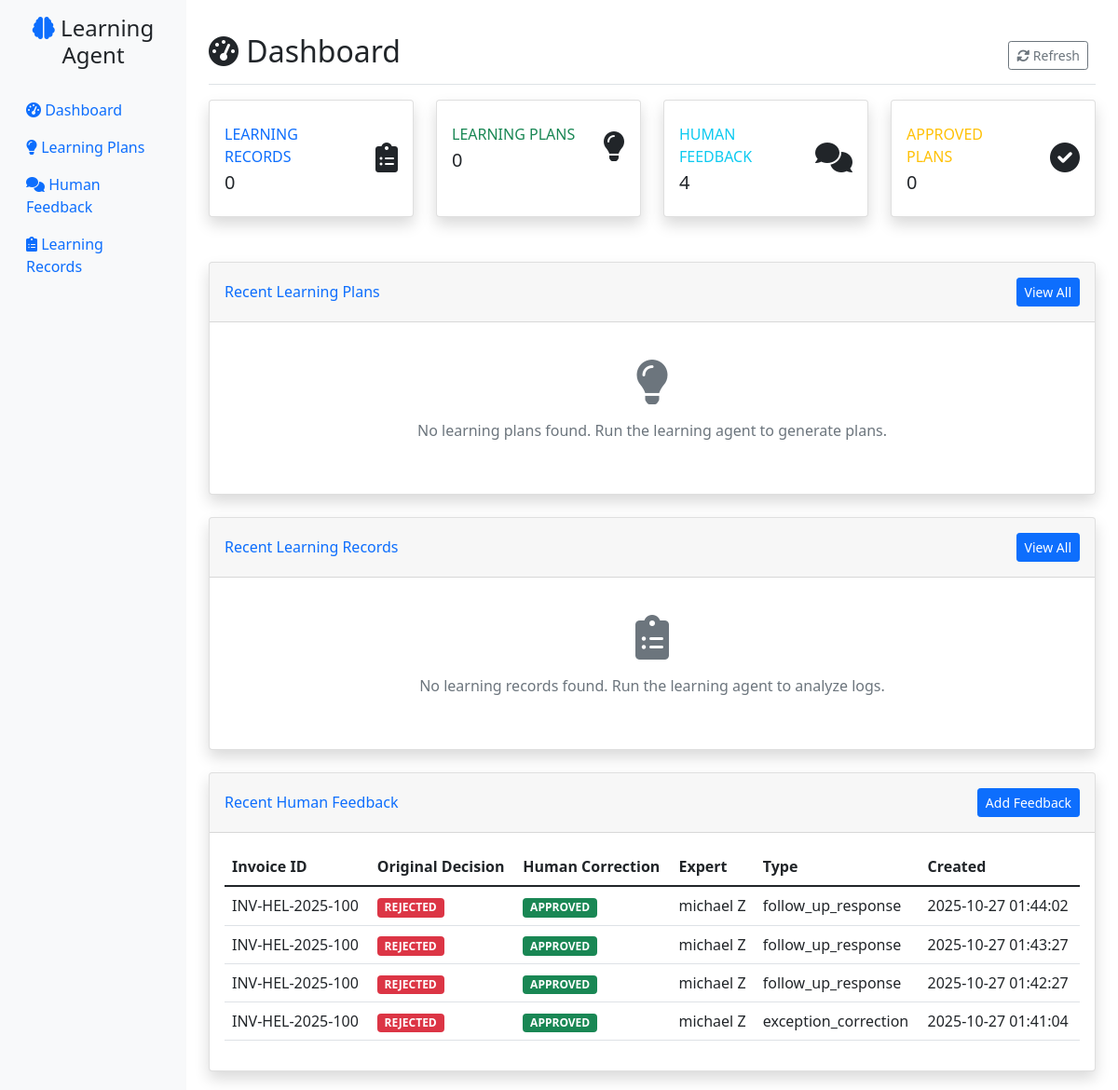
Before: / with the older database file.
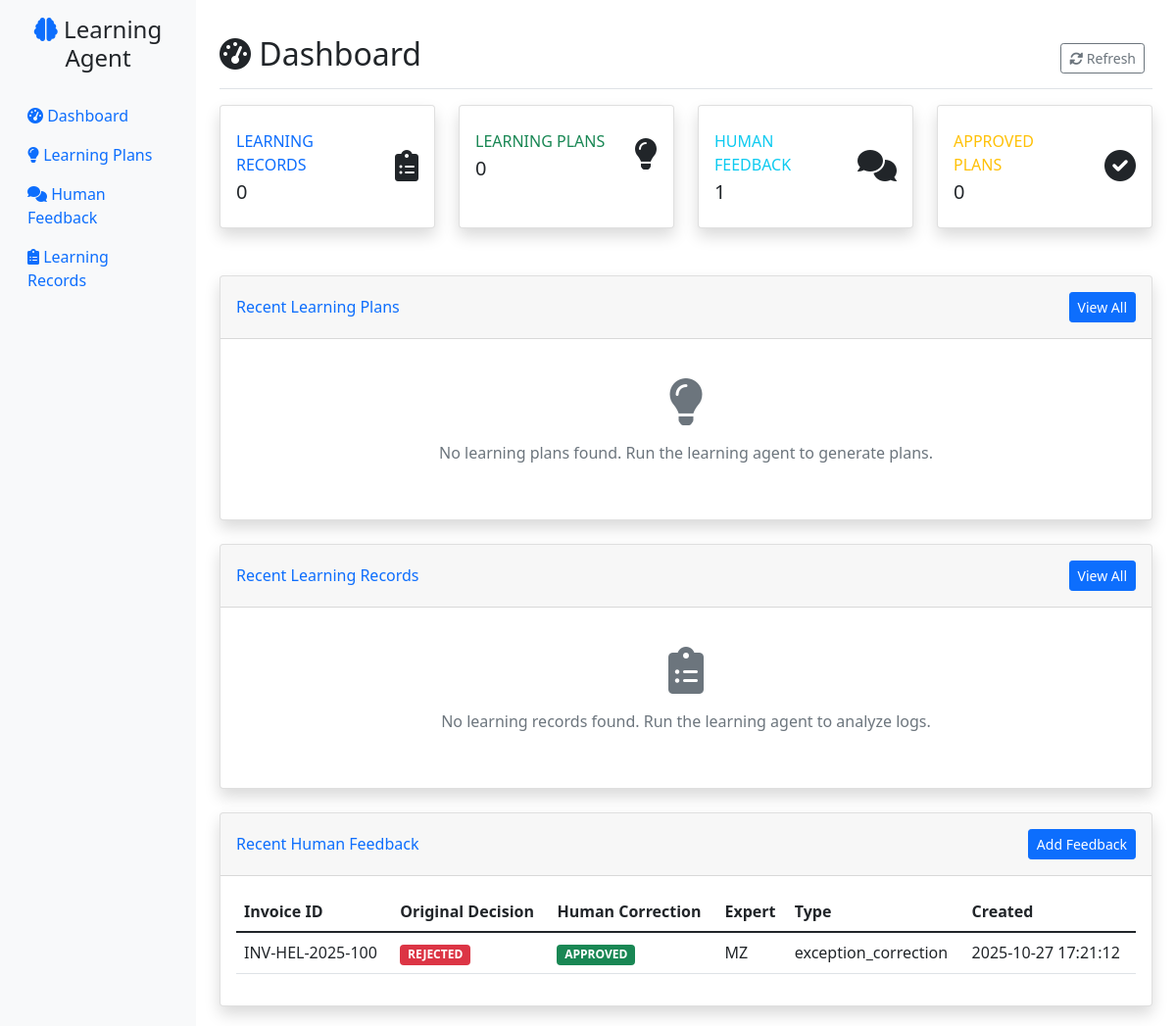
After: the same page with the newer database file.
### tables this page shows
CREATE TABLE human_feedback (
                id INTEGER PRIMARY KEY AUTOINCREMENT,
                created_at TIMESTAMP DEFAULT CURRENT_TIMESTAMP,
                invoice_id VARCHAR(100),
                original_agent_decision VARCHAR(50),
                human_correction VARCHAR(50),
                routing_queue VARCHAR(100),
                feedback_text TEXT,
                expert_name VARCHAR(100),
                feedback_type VARCHAR(50),
                supporting_evidence JSON,
                learning_record_id INTEGER,
                conversation_id VARCHAR(100),
                is_initial_feedback BOOLEAN DEFAULT TRUE,
                parent_feedback_id INTEGER,
                llm_questions TEXT,
                human_responses TEXT,
                feedback_summary TEXT,
                conversation_status VARCHAR(20) DEFAULT 'active',
                quality_score REAL DEFAULT 0.0,
                exception_validity VARCHAR(20),
                invoice_decision VARCHAR(20), conversation_history TEXT,
                FOREIGN KEY (learning_record_id) REFERENCES learning_records(id),
                FOREIGN KEY (parent_feedback_id) REFERENCES human_feedback(id)
            );

### web_gui/app.py (the view)
@app.route('/')
def dashboard():
    stats = db.get_database_stats()
    recent_plans = db.get_learning_plans()[:10]  # Last 10 plans
    recent_records = db.get_learning_records()[:10]  # Last 10 records
    recent_feedback = db.get_human_feedback()[:10]  # Last 10 feedback items
    return render_template('dashboard.html',
                         stats=stats,
                         recent_plans=recent_plans,
                         recent_records=recent_records,
                         recent_feedback=recent_feedback)

### web_gui/templates/dashboard.html (shortened to what this page needs)
{% extends "base.html" %}
{% block content %}
<div class="d-flex justify-content-between flex-wrap flex-md-nowrap align-items-center pt-3 pb-2 mb-3 border-bottom">
    <h1 class="h2"><i class="fas fa-tachometer-alt"></i> Dashboard</h1>
    <div class="btn-toolbar mb-2 mb-md-0">
        <div class="btn-group me-2">
            <button type="button" class="btn btn-sm btn-outline-secondary" onclick="location.reload()">
                <i class="fas fa-sync-alt"></i> Refresh
            </button>
        </div>
    </div>
</div>
<div class="row mb-4">
    <div class="col-xl-3 col-md-6 mb-4">
        <div class="card stat-card border-left-primary shadow h-100 py-2">
            <div class="card-body">
                <div class="row no-gutters align-items-center">
                    <div class="col mr-2">
                        <div class="text-xs font-weight-bold text-primary text-uppercase mb-1">
                            Learning Records
                        </div>
                        <div class="h5 mb-0 font-weight-bold text-gray-800">{{ stats.learning_records }}</div>
                    </div>
                    <div class="col-auto">
                        <i class="fas fa-clipboard-list fa-2x text-gray-300"></i>
                    </div>
                </div>
            </div>
        </div>
    </div>
    <div class="col-xl-3 col-md-6 mb-4">
        <div class="card stat-card border-left-success shadow h-100 py-2">
            <div class="card-body">
                <div class="row no-gutters align-items-center">
                    <div class="col mr-2">
                        <div class="text-xs font-weight-bold text-success text-uppercase mb-1">
                            Learning Plans
                        </div>
                        <div class="h5 mb-0 font-weight-bold text-gray-800">{{ stats.learning_plans }}</div>
                    </div>
                    <div class="col-auto">
                        <i class="fas fa-lightbulb fa-2x text-gray-300"></i>
                    </div>
                </div>
            </div>
        </div>
    </div>
    <div class="col-xl-3 col-md-6 mb-4">
        <div class="card stat-card border-left-info shadow h-100 py-2">
            <div class="card-body">
                <div class="row no-gutters align-items-center">
                    <div class="col mr-2">
                        <div class="text-xs font-weight-bold text-info text-uppercase mb-1">
                            Human Feedback
                        </div>
                        <div class="h5 mb-0 font-weight-bold text-gray-800">{{ stats.human_feedback }}</div>
                    </div>
                    <div class="col-auto">
                        <i class="fas fa-comments fa-2x text-gray-300"></i>
                    </div>
                </div>
            </div>
        </div>
    </div>
    <div class="col-xl-3 col-md-6 mb-4">
        <div class="card stat-card border-left-warning shadow h-100 py-2">
            <div class="card-body">
                <div class="row no-gutters align-items-center">
                    <div class="col mr-2">
                        <div class="text-xs font-weight-bold text-warning text-uppercase mb-1">
                            Approved Plans
                        </div>
                        <div class="h5 mb-0 font-weight-bold text-gray-800">{{ stats.approved_plans }}</div>
                    </div>
                    <div class="col-auto">
                        <i class="fas fa-check-circle fa-2x text-gray-300"></i>
                    </div>
                </div>
            </div>
        </div>
    </div>
</div>
<div class="row mb-4">
    <div class="col-12">
        <div class="card shadow">
            <div class="card-header py-3 d-flex flex-row align-items-center justify-content-between">
                <h6 class="m-0 font-weight-bold text-primary">Recent Learning Plans</h6>
                <a href="{{ url_for('learning_plans') }}" class="btn btn-sm btn-primary">View All</a>
            </div>
            <div class="card-body">
                {% if recent_plans %}
                    {% for plan in recent_plans %}
                    <div class="card learning-plan-card {{ plan.priority }}-priority mb-3">
                        <div class="card-body">
                            <div class="row">
                                <div class="col-md-8">
                                    <h6 class="card-title">{{ plan.title }}</h6>
                                    <p class="card-text text-muted">{{ plan.description[:200] }}{% if plan.description|length > 200 %}...{% endif %}</p>
                                    <small class="text-muted">
                                        <i class="fas fa-tag"></i> {{ plan.plan_type }} |
                                        <i class="fas fa-flag"></i> {{ plan.priority }} |
                                        <i class="fas fa-clock"></i> {{ plan.created_at|datetime_format }}
                                    </small>
                                </div>
                                <div class="col-md-4 text-end">
                                    <span class="badge bg-{{ 'success' if plan.status == 'approved' else 'warning' if plan.status == 'draft' else 'danger' if plan.status == 'rejected' else 'secondary' }}">
                                        {{ plan.status }}
                                    </span>
                                    <br>
                                    <a href="{{ url_for('learning_plan_detail', plan_id=plan.id) }}" class="btn btn-sm btn-outline-primary mt-2">
                                        <i class="fas fa-eye"></i> View Details
                                    </a>
                                </div>
                            </div>
                        </div>
                    </div>
                    {% endfor %}
                {% else %}
                    <div class="text-center text-muted py-4">
                        <i class="fas fa-lightbulb fa-3x mb-3"></i>
                        <p>No learning plans found. Run the learning agent to generate plans.</p>
                    </div>
                {% endif %}
            </div>
        </div>
    </div>
</div>
<div class="row mb-4">
    <div class="col-12">
        <div class="card shadow">
            <div class="card-header py-3 d-flex flex-row align-items-center justify-content-between">
                <h6 class="m-0 font-weight-bold text-primary">Recent Learning Records</h6>
                <a href="{{ url_for('learning_records') }}" class="btn btn-sm btn-primary">View All</a>
            </div>
            <div class="card-body">
                {% if recent_records %}
                    <div class="table-responsive">
                        <table class="table table-hover">
                            <thead>
                                <tr>
                                    <th>Source</th>
                                    <th>Learning Opportunity</th>
                                    <th>Confidence</th>
                                    <th>Status</th>
                                    <th>Created</th>
                                </tr>
                            </thead>
                            <tbody>
                                {% for record in recent_records %}
                                <tr>
                                    <td>
                                        <span class="badge bg-info">{{ record.source_type }}</span>
                                        <br>
                                        <small class="text-muted">{{ record.source_file }}</small>
                                    </td>
                                    <td>{{ record.learning_opportunity[:100] }}{% if record.learning_opportunity|length > 100 %}...{% endif %}</td>
                                    <td>
                                        <div class="progress" style="height: 20px;">
                                            <div class="progress-bar" role="progressbar" style="width: {{ record.confidence_score * 100 }}%">
                                                {{ (record.confidence_score * 100)|round(1) }}%
                                            </div>
                                        </div>
                                    </td>
                                    <td>
                                        <span class="badge bg-{{ 'success' if record.status == 'analyzed' else 'warning' if record.status == 'pending' else 'secondary' }}">
                                            {{ record.status }}
                                        </span>
                                    </td>
                                    <td>{{ record.created_at|datetime_format }}</td>
                                </tr>
                                {% endfor %}
                            </tbody>
                        </table>
                    </div>
                {% else %}
                    <div class="text-center text-muted py-4">
                        <i class="fas fa-clipboard-list fa-3x mb-3"></i>
                        <p>No learning records found. Run the learning agent to analyze logs.</p>
                    </div>
                {% endif %}
            </div>
        </div>
    </div>
</div>
<div class="row">
    <div class="col-12">
        <div class="card shadow">
            <div class="card-header py-3 d-flex flex-row align-items-center justify-content-between">
                <h6 class="m-0 font-weight-bold text-primary">Recent Human Feedback</h6>
                <a href="{{ url_for('feedback') }}" class="btn btn-sm btn-primary">Add Feedback</a>
            </div>
            <div class="card-body">
                {% if recent_feedback %}
                    <div class="table-responsive">
                        <table class="table table-hover">
                            <thead>
                                <tr>
                                    <th>Invoice ID</th>
                                    <th>Original Decision</th>
                                    <th>Human Correction</th>
                                    <th>Expert</th>
                                    <th>Type</th>
                                    <th>Created</th>
                                </tr>
                            </thead>
                            <tbody>
                                {% for feedback in recent_feedback %}
                                <tr>
                                    <td>{{ feedback.invoice_id }}</td>
                                    <td>
                                        <span class="badge bg-{{ 'danger' if feedback.original_agent_decision == 'REJECTED' else 'success' if feedback.original_agent_decision == 'APPROVED' else 'warning' }}">
                                            {{ feedback.original_agent_decision }}
                                        </span>
                                    </td>
                                    <td>
                                        <span class="badge bg-{{ 'success' if feedback.human_correction == 'APPROVED' else 'danger' if feedback.human_correction == 'REJECTED' else 'warning' }}">
                                            {{ feedback.human_correction }}
                                        </span>
                                    </td>
                                    <td>{{ feedback.expert_name or 'Unknown' }}</td>
                                    <td>{{ feedback.feedback_type or 'N/A' }}</td>
                                    <td>{{ feedback.created_at|datetime_format }}</td>
                                </tr>
                                {% endfor %}
                            </tbody>
                        </table>
                    </div>
                {% else %}
                    <div class="text-center text-muted py-4">
                        <i class="fas fa-comments fa-3x mb-3"></i>
                        <p>No human feedback found. Add feedback to help improve the system.</p>
                    </div>
                {% endif %}
            </div>
        </div>
    </div>
</div>
{% endblock %}

### web_gui/templates/base.html (shortened to what this page needs)
<!DOCTYPE html>
<html lang="en">
<head>
    <link href="https://cdn.jsdelivr.net/npm/bootstrap@5.1.3/dist/css/bootstrap.min.css" rel="stylesheet">
    <link href="https://cdnjs.cloudflare.com/ajax/libs/font-awesome/6.0.0/css/all.min.css" rel="stylesheet">
</head>
<body>
    <div class="container-fluid">
        <div class="row">
            <nav class="col-md-3 col-lg-2 d-md-block sidebar collapse">
                <div class="position-sticky pt-3">
                    <div class="text-center mb-4">
                        <h4><i class="fas fa-brain text-primary"></i> Learning Agent</h4>
                    </div>
                    <ul class="nav flex-column">
                        <li class="nav-item">
                            <a class="nav-link {% if request.endpoint == 'dashboard' %}active{% endif %}" href="{{ url_for('dashboard') }}">
                                <i class="fas fa-tachometer-alt"></i> Dashboard
                            </a>
                        </li>
                        <li class="nav-item">
                            <a class="nav-link {% if request.endpoint == 'learning_plans' %}active{% endif %}" href="{{ url_for('learning_plans') }}">
                                <i class="fas fa-lightbulb"></i> Learning Plans
                            </a>
                        </li>
                        <li class="nav-item">
                            <a class="nav-link {% if request.endpoint == 'feedback' %}active{% endif %}" href="{{ url_for('feedback') }}">
                                <i class="fas fa-comments"></i> Human Feedback
                            </a>
                        </li>
                        <li class="nav-item">
                            <a class="nav-link {% if request.endpoint == 'learning_records' %}active{% endif %}" href="{{ url_for('learning_records') }}">
                                <i class="fas fa-clipboard-list"></i> Learning Records
                            </a>
                        </li>
                    </ul>
                </div>
            </nav>
            <main class="col-md-9 ms-sm-auto col-lg-10 px-md-4 main-content">
                {% block content %}{% endblock %}
            </main>
        </div>
    </div>
</body>
</html>

Changed rows visible on the page:
removed human_feedback: invoice_id "INV-HEL-2025-100", original_agent_decision "REJECTED", human_correction "APPROVED", expert_name "michael Z", feedback_type "follow_up_response", created_at "2025-10-27 01:44:02"
removed human_feedback: invoice_id "INV-HEL-2025-100", original_agent_decision "REJECTED", human_correction "APPROVED", expert_name "michael Z", feedback_type "follow_up_response", created_at "2025-10-27 01:43:27"
removed human_feedback: invoice_id "INV-HEL-2025-100", original_agent_decision "REJECTED", human_correction "APPROVED", expert_name "michael Z", feedback_type "follow_up_response", created_at "2025-10-27 01:42:27"
changed human_feedback "exception_correction": expert_name "michael Z" → "MZ"; created_at "2025-10-27 01:41:04" → "2025-10-27 17:21:12"
Other visible differences:
{{ stats.human_feedback }}: "4" → "1"
